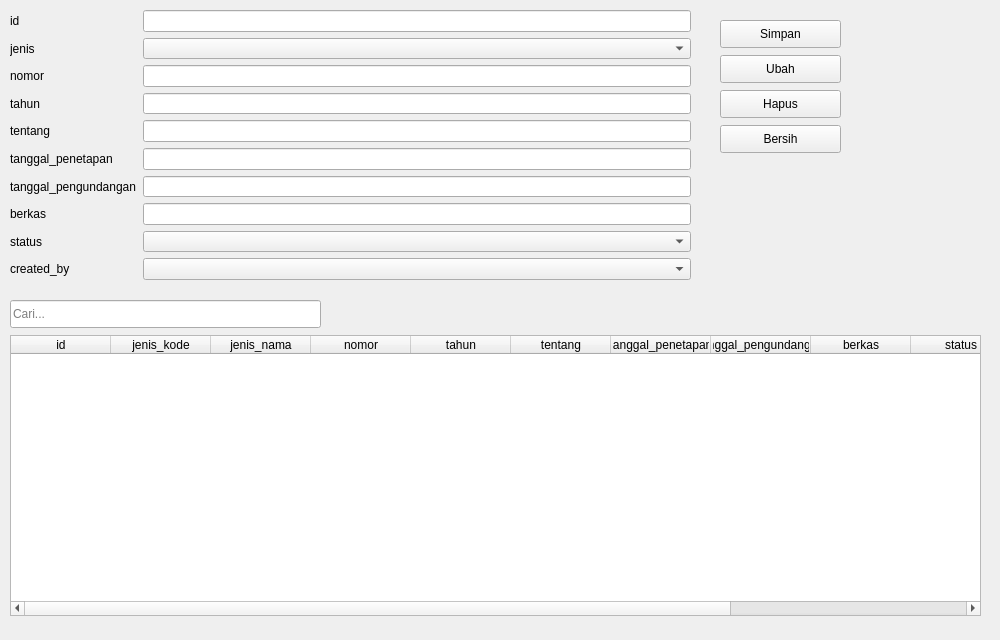
<?xml version="1.0" encoding="UTF-8"?>
<ui version="4.0">
 <class>FormProduk</class>
 <widget class="QWidget" name="FormProduk">
  <property name="geometry"><rect><x>0</x><y>0</y><width>1000</width><height>640</height></rect></property>
  <property name="windowTitle"><string>Form Produk Hukum</string></property>
  <widget class="QWidget" name="formLayoutWidget">
   <property name="geometry"><rect><x>10</x><y>10</y><width>681</width><height>270</height></rect></property>
   <layout class="QFormLayout" name="formLayout">
    <item row="0" column="0"><widget class="QLabel" name="lbl_id"><property name="text"><string>id</string></property></widget></item>
    <item row="0" column="1"><widget class="QLineEdit" name="edit_id"/></item>
    <item row="1" column="0"><widget class="QLabel" name="lbl_jenis"><property name="text"><string>jenis</string></property></widget></item>
    <item row="1" column="1"><widget class="QComboBox" name="comboJenis"/></item>
    <item row="2" column="0"><widget class="QLabel" name="lbl_nomor"><property name="text"><string>nomor</string></property></widget></item>
    <item row="2" column="1"><widget class="QLineEdit" name="edit_nomor"/></item>
    <item row="3" column="0"><widget class="QLabel" name="lbl_tahun"><property name="text"><string>tahun</string></property></widget></item>
    <item row="3" column="1"><widget class="QLineEdit" name="edit_tahun"/></item>
    <item row="4" column="0"><widget class="QLabel" name="lbl_tentang"><property name="text"><string>tentang</string></property></widget></item>
    <item row="4" column="1"><widget class="QLineEdit" name="edit_tentang"/></item>
    <item row="5" column="0"><widget class="QLabel" name="lbl_tgl_tetap"><property name="text"><string>tanggal_penetapan</string></property></widget></item>
    <item row="5" column="1"><widget class="QLineEdit" name="edit_tgl_tetap"/></item>
    <item row="6" column="0"><widget class="QLabel" name="lbl_tgl_undang"><property name="text"><string>tanggal_pengundangan</string></property></widget></item>
    <item row="6" column="1"><widget class="QLineEdit" name="edit_tgl_undang"/></item>
    <item row="7" column="0"><widget class="QLabel" name="lbl_berkas"><property name="text"><string>berkas</string></property></widget></item>
    <item row="7" column="1"><widget class="QLineEdit" name="edit_berkas"/></item>
    <item row="8" column="0"><widget class="QLabel" name="lbl_status"><property name="text"><string>status</string></property></widget></item>
    <item row="8" column="1"><widget class="QComboBox" name="comboStatus"/></item>
    <item row="9" column="0"><widget class="QLabel" name="lbl_user"><property name="text"><string>created_by</string></property></widget></item>
    <item row="9" column="1"><widget class="QComboBox" name="comboUser"/></item>
   </layout>
  </widget>
  <widget class="QPushButton" name="btnSimpan"><property name="geometry"><rect><x>720</x><y>20</y><width>121</width><height>28</height></rect></property><property name="text"><string>Simpan</string></property></widget>
  <widget class="QPushButton" name="btnUbah"><property name="geometry"><rect><x>720</x><y>55</y><width>121</width><height>28</height></rect></property><property name="text"><string>Ubah</string></property></widget>
  <widget class="QPushButton" name="btnHapus"><property name="geometry"><rect><x>720</x><y>90</y><width>121</width><height>28</height></rect></property><property name="text"><string>Hapus</string></property></widget>
  <widget class="QPushButton" name="btnBersih"><property name="geometry"><rect><x>720</x><y>125</y><width>121</width><height>28</height></rect></property><property name="text"><string>Bersih</string></property></widget>
  <widget class="QLineEdit" name="editCari"><property name="geometry"><rect><x>10</x><y>300</y><width>311</width><height>28</height></rect></property><property name="placeholderText"><string>Cari...</string></property></widget>
  <widget class="QTableWidget" name="table">
   <property name="geometry"><rect><x>10</x><y>335</y><width>971</width><height>281</height></rect></property>
   <property name="columnCount"><number>12</number></property>
   <property name="rowCount"><number>0</number></property>
   <column><property name="text"><string>id</string></property></column>
   <column><property name="text"><string>jenis_kode</string></property></column>
   <column><property name="text"><string>jenis_nama</string></property></column>
   <column><property name="text"><string>nomor</string></property></column>
   <column><property name="text"><string>tahun</string></property></column>
   <column><property name="text"><string>tentang</string></property></column>
   <column><property name="text"><string>tanggal_penetapan</string></property></column>
   <column><property name="text"><string>tanggal_pengundangan</string></property></column>
   <column><property name="text"><string>berkas</string></property></column>
   <column><property name="text"><string>status</string></property></column>
   <column><property name="text"><string>created_by</string></property></column>
   <column><property name="text"><string>created_name</string></property></column>
  </widget>
 </widget>
 <resources/>
 <connections/>
</ui>
